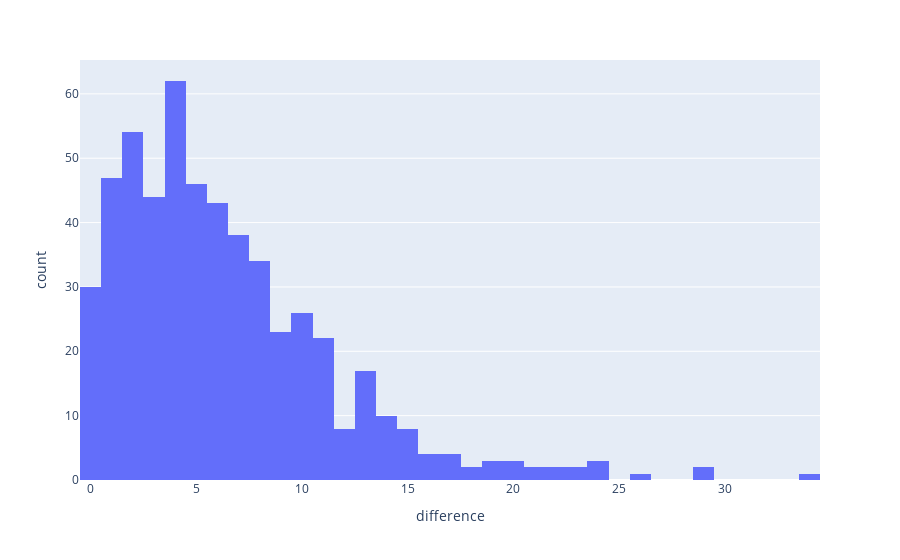

Notebook cell for this chart:
### Code cell
fig = px.histogram(x=predictions['abs_diff'], labels={
    'x': 'difference'
})

# print(predictions.quantile(q=0.5)['abs_diff'])
print('Percent acceptable: ' + str(len(predictions[predictions['abs_diff'] < 5]) / len(predictions) * 100))
print('Mean: ' + str(predictions['abs_diff'].mean()))
print('Standard deviation: ' + str(predictions['abs_diff'].std()))

fig.show()

### Figure 1 — Plotly figure (JSON) as saved in the notebook; plotly's stock layout.template omitted (floating-point values rounded to 4 significant figures; data arrays with more than 128 entries replaced by an {"elided": "..."} marker saying what was removed)
{"data": [{"alignmentgroup": "True", "bingroup": "x", "hovertemplate": "difference=%{x}<br>count=%{y}<extra></extra>", "legendgroup": "", "marker": {"color": "#636efa", "pattern": {"shape": ""}}, "name": "", "offsetgroup": "", "orientation": "v", "showlegend": false, "type": "histogram", "x": {"elided": "541 float values"}, "xaxis": "x", "yaxis": "y"}], "layout": {"barmode": "relative", "legend": {"tracegroupgap": 0}, "margin": {"t": 60}, "xaxis": {"anchor": "y", "domain": [0, 1], "title": {"text": "difference"}}, "yaxis": {"anchor": "x", "domain": [0, 1], "title": {"text": "count"}}}}
